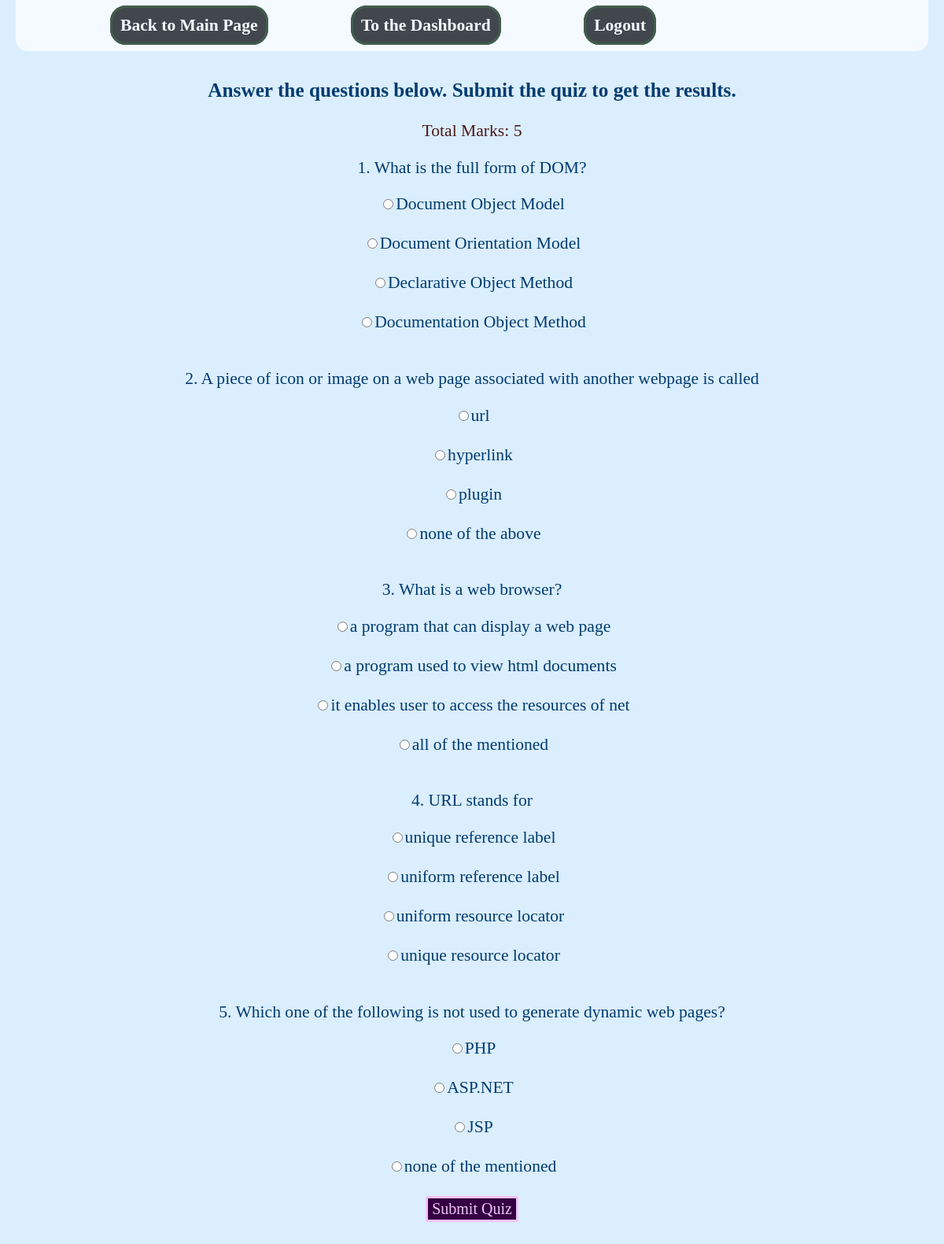
The page /quizAttempt.php?topicId=1 (signed in) on the database its author committed.
### tables this page shows
CREATE TABLE `quiz` (
  `qid` int(11) NOT NULL,
  `question` varchar(250) NOT NULL,
  `opt-a` varchar(50) NOT NULL,
  `opt-b` varchar(50) NOT NULL,
  `opt-c` varchar(50) NOT NULL,
  `opt-d` varchar(50) NOT NULL,
  `ans` varchar(50) NOT NULL,
  `marks` int(4) NOT NULL,
  `topic_id` int(11) NOT NULL
);

### quizAttempt.php (the view, shortened to what this page needs)
<?php
	$tid = $_GET['topicId'];
?>
<!DOCTYPE html>
<html>
<head>
	<link rel="stylesheet" href="css/style.css" type="text/css">
</head>
<body>
	<header>
		<nav>
			<a href="index.php">Back to Main Page</a>
			<a href="dashboard.php">To the Dashboard</a>
			<a href="logout.php">Logout</a>
		</nav>
	</header>
	<main>
	<h3>Answer the questions below. Submit the quiz to get the results.</h3>
	<?php
		global $con;
		$sq = "SELECT SUM(marks) FROM quiz WHERE topic_id=$tid";
		$stm = $con->query($sq);
		$total = $stm->fetch();
	?>
	<p style="color: #4C1919;">Total Marks: <?php echo $total[0]; ?></p>
	<form method="post" action="results.php?topicId=<?php echo $tid; ?>">
	<?php
		$sr=0;
		$q=0;
		global $con;
		$sql = "SELECT * FROM quiz WHERE topic_id=$tid";
		$stmt = $con->query($sql);
		while($dataRows=$stmt->fetch()){
			$ques = $dataRows['question'];
			$opt1 = $dataRows['opt-a'];
			$opt2 = $dataRows['opt-b'];
			$opt3 = $dataRows['opt-c'];
			$opt4 = $dataRows['opt-d'];
			$sr++;
	?>
	<div class="ques">
		<p><?php echo $sr.". ".$ques; ?></p>
		<input type="radio" name="opt<?php echo $q; ?>" value="<?php echo $opt1; ?>"><?php echo $opt1; ?>
		<br><br>
		<input type="radio" name="opt<?php echo $q; ?>" value="<?php echo $opt2; ?>"><?php echo $opt2; ?>
		<br><br>
		<input type="radio" name="opt<?php echo $q; ?>" value="<?php echo $opt3; ?>"><?php echo $opt3; ?>
		<br><br>
		<input type="radio" name="opt<?php echo $q; ?>" value="<?php echo $opt4; ?>"><?php echo $opt4; ?>
		<br><br>
		<?php
			$q++;
			}
		?>
		<button type="submit" name="submit">Submit Quiz</button>
		<br><br>
	</div>
	</form>
	</main>
</body>
</html>

### css/style.css (style rules this page uses)
body { font-family: "ink journal", cursive, "sans-serif"; font-size: 1.35rem; color: #003B70; background-color: #DBEEFE; }
a { text-decoration: none; background-color: #DCFDE8; color: #002202; font-weight: bold; border: 3px solid #002202; padding: 1px 5px; }
button { font-family: "ink journal", cursive, "sans-serif"; font-size: 1.25rem; color: #F2C3FD; background-color: #340041; border: 3px solid #F2C3FD; padding: 2px 5px; }
header nav { margin: 0 10px 10px 10px; padding: 20px; border-radius: 0 0 15px 15px; color: #000000; background-color: #FFFFFF; position: fixed; top: 0; right: 10px; left: 10px; z-index: 1000; opacity: 0.7; }
header nav a { color: #FFFFFF; background-color: #000000; padding: 10px; border-radius: 20px; margin-left: 100px; text-decoration: none; }
main { margin-top: 100px; text-align: center; }

### rows shown on the page
quiz: question "What is the full form of DOM?", value "Document Object Model", value "Document Orientation Model", value "Declarative Object Method", value "Documentation Object Method"
quiz: question "A piece of icon or image on a web page associated with another webpage is called", value "url", value "hyperlink", value "plugin", value "none of the above"
quiz: question "What is a web browser?", value "a program that can display a web page", value "a program used to view html documents", value "it enables user to access the resources of net", value "all of the mentioned"
quiz: question "URL stands for", value "unique reference label", value "uniform reference label", value "uniform resource locator", value "unique resource locator"
quiz: question "Which one of the following is not used to generate dynamic web pages?", value "PHP", value "ASP.NET", value "JSP", value "none of the mentioned"

### other values the page prints
$total[0] "5"
